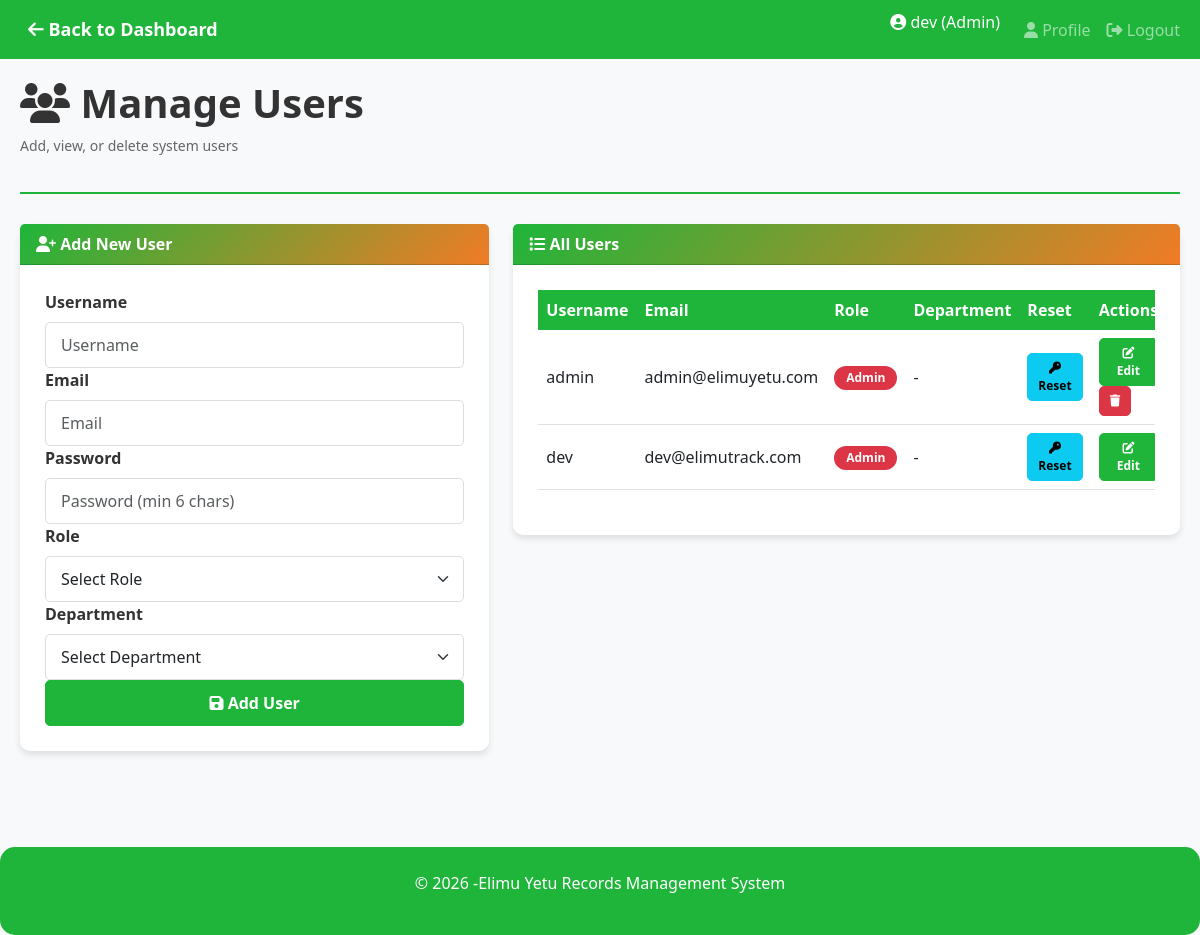
The page /admin/users.php (signed in) on the database its author committed.
### tables this page shows
CREATE TABLE `users` (
  `id` int(11) NOT NULL,
  `username` varchar(50) NOT NULL,
  `email` varchar(100) NOT NULL,
  `password` varchar(255) NOT NULL,
  `role` enum('admin','teacher','kitchen') NOT NULL DEFAULT 'teacher',
  `department_id` int(11) DEFAULT NULL,
  `is_super_admin` tinyint(1) NOT NULL DEFAULT 0,
  `created_at` timestamp NOT NULL DEFAULT current_timestamp()
);

### admin/users.php (the view, shortened to what this page needs)
<?php
require_once(__DIR__ . '/../includes/header.php');
if (isSuperAdmin()) {
    $users = $conn->query("
        SELECT u.*, d.name as department_name
        FROM users u
        LEFT JOIN departments d ON u.department_id = d.id
        ORDER BY u.created_at DESC
    ");
}
?>
<div class="dashboard-container">
    <div class="dashboard-header">
        <h1><i class="fas fa-users"></i> Manage Users</h1>
        <p>Add, view, or delete system users</p>
    </div>
    <div class="row">
        <div class="col-lg-5 col-md-12 col-sm-12">
            <div class="card">
                <div class="card-header">
                    <i class="fas fa-user-plus"></i> Add New User
                </div>
                <div class="card-body">
                    <form method="POST" onsubmit="return validateUserForm()">
                        <div class="form-group">
                            <label for="username">Username</label>
                            <input type="text" class="form-control" id="username" name="username"
                                   placeholder="Username" required>
                        </div>
                        <div class="form-group">
                            <label for="email">Email</label>
                            <input type="email" class="form-control" id="email" name="email"
                                   placeholder="Email" required>
                        </div>
                        <div class="form-group">
                            <label for="password">Password</label>
                            <input type="password" class="form-control" id="password" name="password"
                                   placeholder="Password (min 6 chars)" required>
                        </div>
                        <div class="form-group">
                            <label for="role">Role</label>
                            <select class="form-select" id="role" name="role" required>
                                <option value="">Select Role</option>
                            </select>
                        </div>
                        <div class="form-group">
                            <label for="department_id">Department</label>
                            <select class="form-select" name="department_id">
                                <option value="">Select Department</option>
                            </select>
                        </div>
                        <button type="submit" name="add_user" class="btn btn-primary w-100">
                            <i class="fas fa-save"></i> Add User
                        </button>
                    </form>
                </div>
            </div>
        </div>
        <div class="col-lg-7 col-md-12 col-sm-12">
            <div class="card">
                <div class="card-header">
                    <i class="fas fa-list"></i> All Users
                </div>
                <div class="card-body">
                    <?php if ($users->num_rows > 0): ?>
                        <div class="table-responsive">
                            <table class="table table-hover">
                                <thead>
                                    <tr>
                                        <th>Username</th>
                                        <th>Email</th>
                                        <th>Role</th>
                                        <th>Department</th>
                                        <th>Reset</th>
                                        <th>Actions</th>
                                    </tr>
                                </thead>
                                <tbody>
                                    <?php while ($row = $users->fetch_assoc()): ?>
                                        <tr>
                                            <td><?php echo htmlspecialchars($row['username']); ?></td>
                                            <td><?php echo htmlspecialchars($row['email']); ?></td>
                                            <td>
                                                <span class="badge badge-<?php echo $row['role']; ?>">
                                                    <?php echo ucfirst($row['role']); ?>
                                                </span>
                                            </td>
                                            <td><?php echo $row['department_name'] ? htmlspecialchars($row['department_name']) : '-'; ?></td>
                                            <td>
                                                <form method="POST" style="display: inline;">
                                                    <button type="submit" name="reset_password" class="btn btn-info btn-sm" onclick="return confirm('Generate a new temporary password for this user?')">
                                                        <i class="fas fa-key"></i> Reset
                                                    </button>
                                                </form>
                                            </td>
                                            <td>
                                                <button class="btn btn-primary btn-sm" data-bs-toggle="modal" data-bs-target="#editUserModal<?php echo $row['id']; ?>">
                                                    <i class="fas fa-edit"></i> Edit
                                                </button>
                                                <?php if ($row['id'] != $_SESSION['user_id']): ?>
                                                    <?php if ($row['is_super_admin'] && !isSuperAdmin()): ?>
                                                        <span class="text-muted small">Can't delete</span>
                                                    <?php else: ?>
                                                        <a href="?delete=<?php echo $row['id']; ?>"
                                                        class="btn btn-danger btn-sm"
                                                        onclick="return confirm('Are you sure?')">
                                                            <i class="fas fa-trash"></i>
                                                        </a>
                                                    <?php endif; ?>
                                                <?php endif; ?>
                                            </td>
                                        </tr>
                                    <?php endwhile; ?>
                                </tbody>
                            </table>
                        </div>
                    <?php endif; ?>
                </div>
            </div>
        </div>
    </div>
</div>
<?php require_once(__DIR__ . '/../includes/footer.php'); ?>

### assets/css/style.css (style rules this page uses)
:root { --primary-color: #1eb53a; --primary-dark: #f17b26; --secondary-color: #00a3dd; --success-color: #1eb53a; --danger-color: #dc3545; --warning-color: #fcd116; --info-color: #00a3dd; }
* { margin: 0; padding: 0; box-sizing: border-box; }
body { font-family: 'Segoe UI', Tahoma, Geneva, Verdana, sans-serif; background-color: #f8f9fa; color: #333; }
html, body { height: 100%; }
.dashboard-container { padding: 20px; min-height: calc(100vh - 60px); }
.dashboard-header { margin-bottom: 30px; padding-bottom: 20px; border-bottom: 2px solid var(--primary-color); }
.dashboard-header h1 { color: #333; font-weight: bold; }
.dashboard-header p { color: #666; font-size: 14px; }
.card { border: none; border-radius: 10px; box-shadow: 0 4px 6px rgba(0, 0, 0, 0.1); transition: transform 0.3s ease, box-shadow 0.3s ease; margin-bottom: 20px; }
.card-header { background: linear-gradient(135deg, var(--primary-color) 0%, var(--primary-dark) 100%); color: white; border-radius: 10px 10px 0 0; font-weight: bold; }
.card-body { padding: 25px; }
.form-group label { font-weight: 600; color: #333; margin-bottom: 8px; }
.form-control, .form-select { border-radius: 5px; border: 1px solid #ddd; padding: 10px 15px; }
.btn { border-radius: 5px; font-weight: 600; padding: 10px 20px; transition: all 0.3s ease; }
.btn-primary { background-color: var(--primary-color); border-color: var(--primary-color); }
table { border-collapse: collapse; }
.table { margin-bottom: 20px; }
.table thead th { background-color: var(--primary-color); color: white; font-weight: bold; border: none; }
.table tbody td { vertical-align: middle; }
.badge { padding: 6px 12px; border-radius: 20px; font-weight: 600; }
.badge-admin { background-color: #dc3545; }
.btn-sm { padding: 5px 10px; font-size: 12px; }

### rows shown on the page
users: username "admin", email "admin@elimuyetu.com", role "Admin"
users: username "dev", email "dev@elimutrack.com", role "Admin"

### other values the page prints
getCurrentUser() "dev"
getCurrentRole() "Admin"
